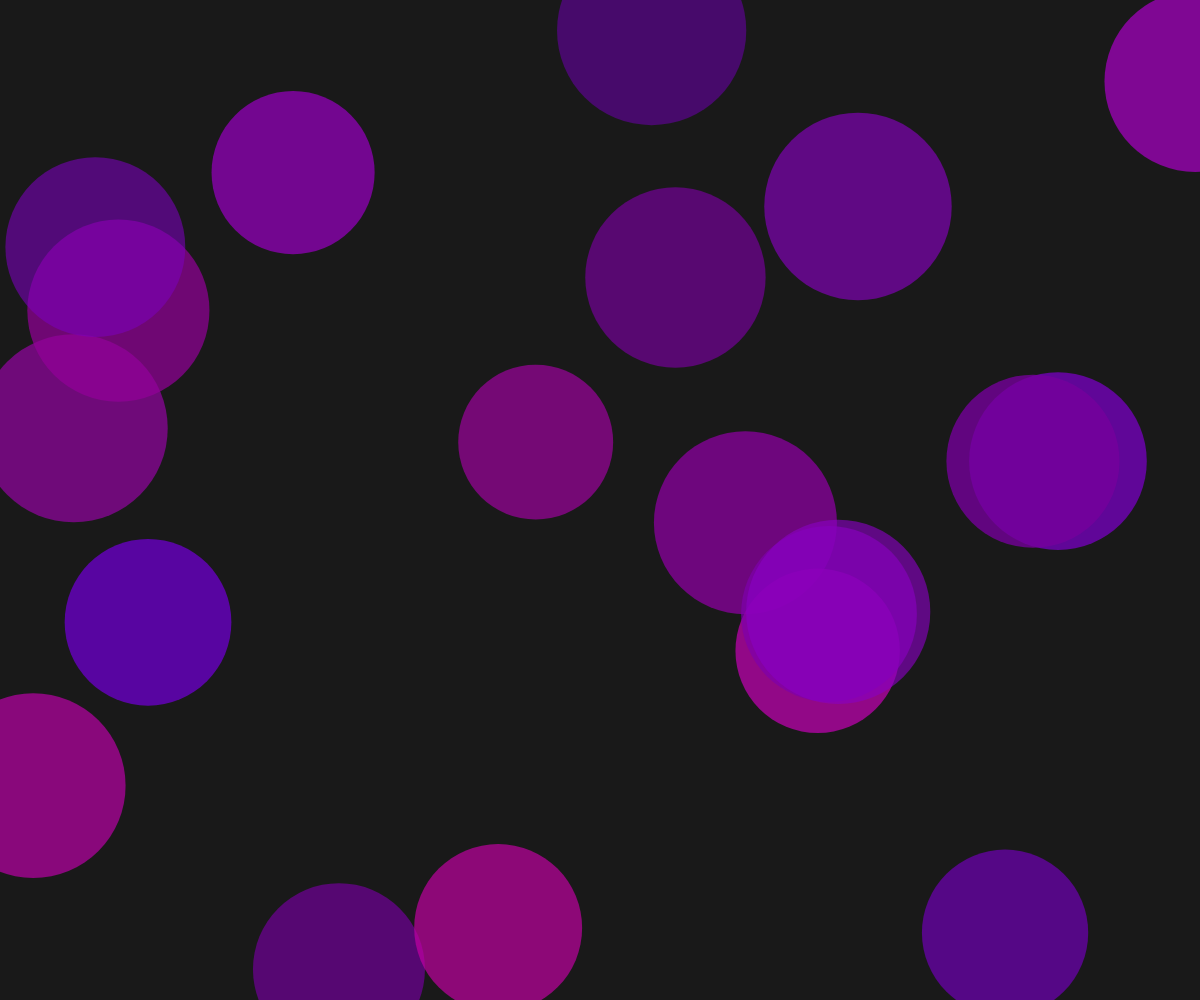
Frame 1 (no input)
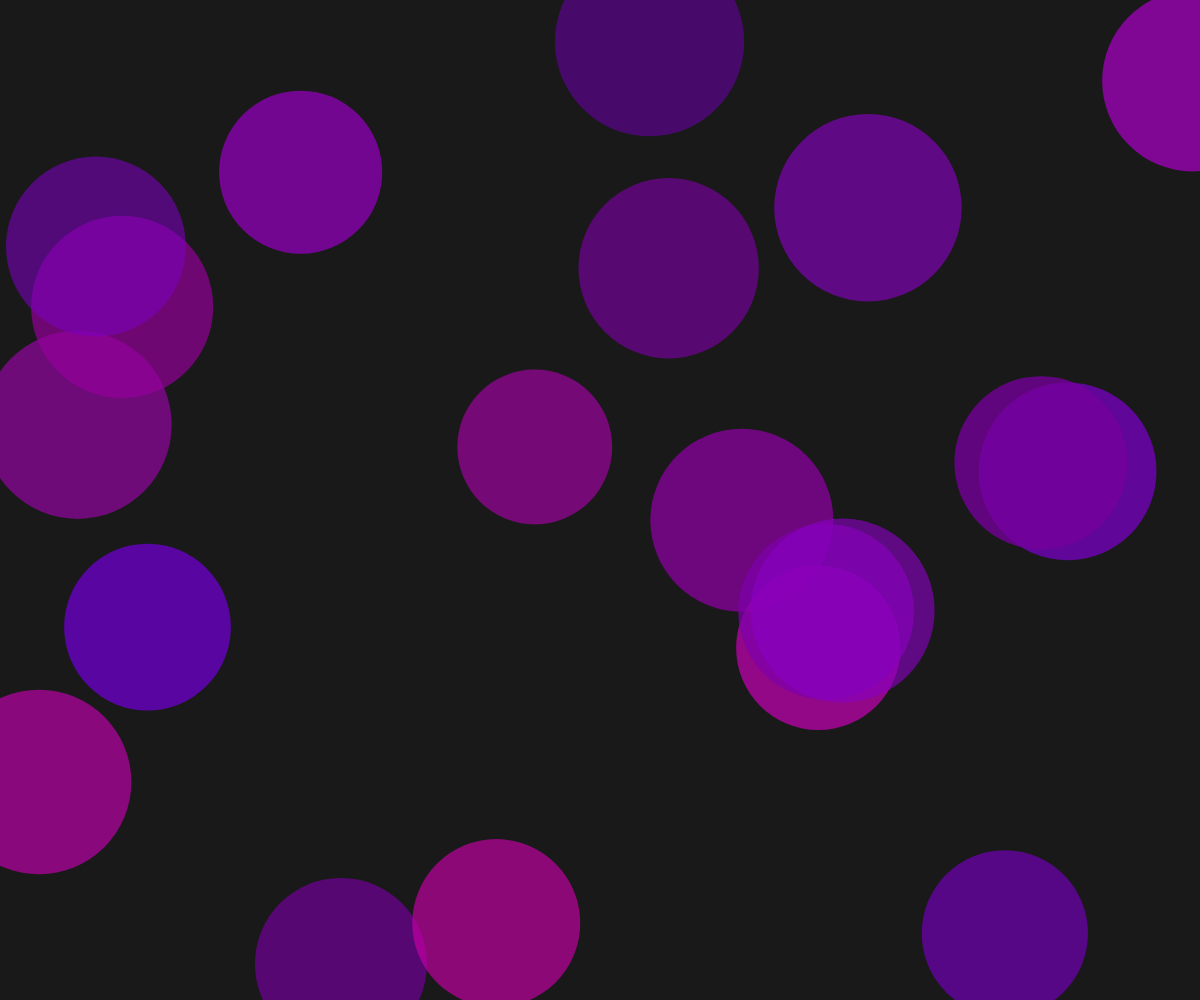
Frame 60 (no input)
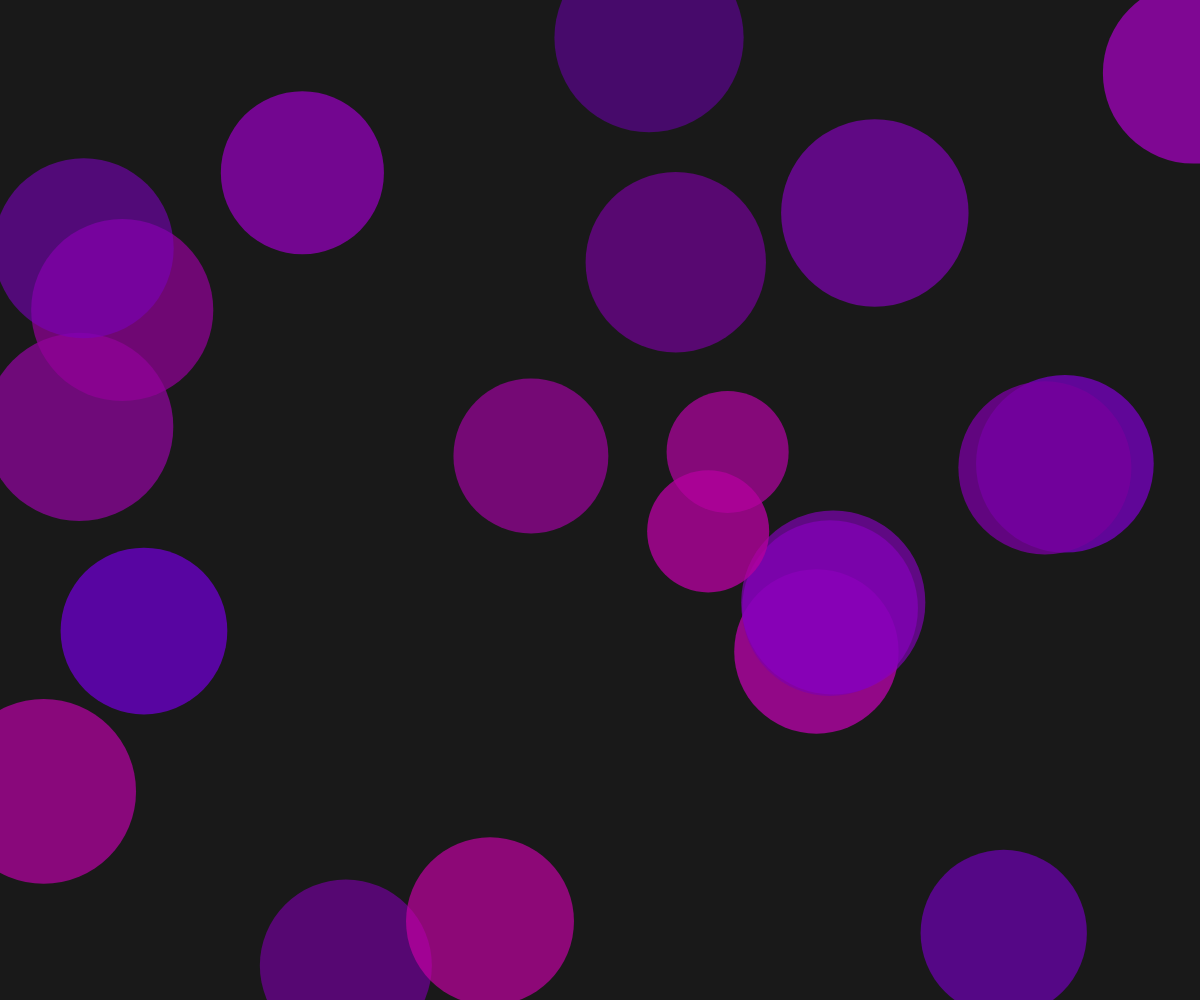
Frame 120 (the mouse pressed at the canvas centre since frame 60)

The p5.js sketch that drew these frames (run headless with seeded random() and noise() and a simulated clock; from frame 60 on, the mouse is pressed at the canvas centre):

// p5.js sketch
// ── sketch.js
var cells = [];
var initialCount = 20;
var factor = 0.667;

function setup() {
	createCanvas(windowWidth, windowHeight);
	for (var i = 0; i < initialCount; i++) {
		cells.push(new Cell());
	}
}

function draw() {
	background(25);
	for (var i = 0; i < cells.length; i++) {
		cells[i].move();
		cells[i].show();
	}
}

function Cell(pos, r) {
	if (pos) {
		this.pos = pos.copy();
	} else {
		this.pos = createVector(random(0, width), random(0, height));
	}

	this.r = r || random(150, 200);
	this.clr = color(random(100, 200), 0, random(150, 200), random(150, 200));

	this.move = function () {
		var vel = p5.Vector.random2D();
		this.pos.add(vel.normalize().mult((3 * 200) / r));
	};

	this.onClick = function () {
		var d = dist(this.pos.x, this.pos.y, mouseX, mouseY);
		if (d < this.r) {
			return true;
		}
		return false;
	};

	this.divide = function () {
		return new Cell(this.pos, this.r * factor);
	};

	this.show = function () {
		noStroke();
		fill(this.clr);
		ellipse(this.pos.x, this.pos.y, this.r, this.r);
	};
}

function mousePressed() {
	for (var i = cells.length - 1; i >= 0; i--) {
		if (cells[i].onClick()) {
			cells.push(cells[i].divide());
			cells.push(cells[i].divide());
			cells.splice(i, 1);
			return;
		}
	}
}
